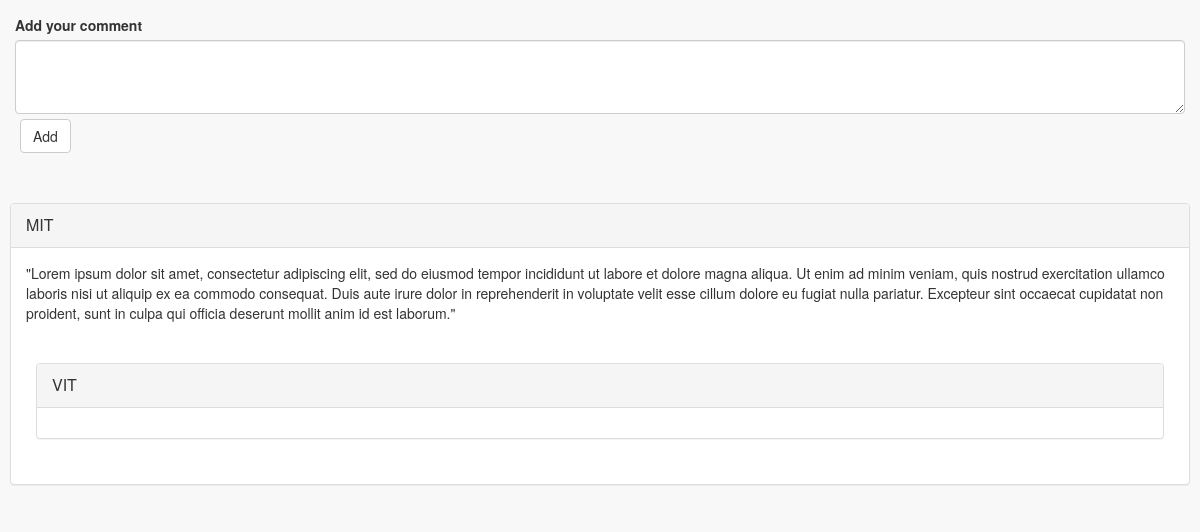
The app's page /thread-comment.php with its own data.
### tables this page shows
CREATE TABLE `comments` (
  `comment_id` int(11) NOT NULL,
  `comment_desc` text NOT NULL,
  `inst_id` int(11) NOT NULL,
  `issue_id` int(11) NOT NULL,
  `like_count` int(11) NOT NULL,
  `added_on` timestamp NOT NULL DEFAULT CURRENT_TIMESTAMP
);

CREATE TABLE `institute` (
  `inst_id` int(11) NOT NULL,
  `district_id` int(11) NOT NULL,
  `inst_email` varchar(30) NOT NULL,
  `inst_password` varchar(64) NOT NULL,
  `reset_password` tinyint(1) NOT NULL DEFAULT '1',
  `inst_name` varchar(40) NOT NULL,
  `inst_address` text NOT NULL
);

CREATE TABLE `replytocomment` (
  `comment_id` int(11) NOT NULL,
  `reply_desc` text NOT NULL,
  `inst_id` int(11) NOT NULL
);

### threadpanel.php (the view, shortened to what this page needs)
<?php
require('functions/dataBaseConn.php');
$sqlcomment="SELECT * from institute where inst_id=$instid";
$resultcomment=$conn->query($sqlcomment);
$row=$resultcomment->fetch_assoc();
$sqlinst="SELECT * from comments where issue_id=$issueid";
$resultinst=$conn->query($sqlinst);
while($rowinst=$resultinst->fetch_assoc())
{
?>
<div id="commentSection">
<div style="margin:10px" class="row" >
	<div class="col-lg-14">
		<div class="panel panel-default" >
			<div class="panel-heading panel-title"  >
				<?php
					echo $row['inst_name'];
				?>
			</div>
			<div class="panel-body">
				<p><?php echo $rowinst['comment_desc']; ?></p>
				<br>
				<?php
				$comment=$rowinst['comment_id'];
				$sql="select * from replytocomment where comment_id=$comment";
				$result1=$conn->query($sql);
				if($result1->num_rows>0)
				{
					while($row=$result1->fetch_assoc())
					{?>
						<div style="margin:10px" class="row" >
						<div class="col-lg-14">
							<div class="panel panel-default" >
								<div class="panel-heading panel-title"  >
								<?php
								$id=$row['inst_id'];
								$sql1="SELECT * from institute where inst_id=$id";
								$result2=$conn->query($sql1);
								$arr=$result2->fetch_assoc();
								echo $arr['inst_name'];
								?>
								</div>
								<div class="panel-body">
								</div>
							</div>
						</div>
						</div>
	<?php
					}
				}
}
				?>
			</div>
		</div>
		</div>
	</div>
</div>

### records on screen
comments: inst.inst_name "MIT", comment_desc "\"Lorem ipsum dolor sit amet, consectetur adipiscing elit, sed do eiusmod tempor incididunt ut labore et dolore magna aliqua. Ut enim ad minim veniam, quis nostrud exercitation ullamco laboris nisi ut aliquip ex ea commodo consequat. Duis aute irure dolor in reprehenderit in voluptate velit esse cillum dolore eu fugiat nulla pariatur. Excepteur sint occaecat cupidatat non proident, sunt in culpa qui officia deserunt mollit anim id est laborum.\""
replytocomment: inst.inst_name "VIT"
